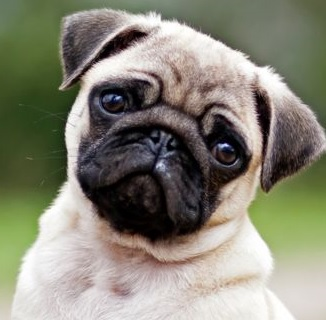
#> input picture parcial_3/lab_10/Affine_transformation/Ejercicio4/pugnew.jpg, 326 x 320 px
$ python ejercicio1.py
#> lines starting #> are read from the running program, lines starting #| are printed output that depends on the picture; long printed decimals are rounded
import cv2
import numpy as np
import math

# Reading the img
img = cv2.imread('pugnew.jpg',1)
#> img is the input picture: shape (320, 326, 3); mean B, G, R 118, 133.1, 134.6
img = cv2.resize(img,(600,600))
#> img: shape (600, 600, 3)
# dividing height and width by 2 to get the center of the img
height, width = img.shape[:2]
#> height = 600; width = 600

# matriz
angulo = 45
px= height/2
#> px = 300
py= width/2
#> py = 300
M = np.float32([[math.cos(angulo),math.sin(angulo),((1-math.cos(angulo)) * px) - (math.sin(angulo) * py)],
                [-math.sin(angulo),math.cos(angulo),(math.sin(angulo) * px) + ((1-math.cos(angulo)) * py)]])
print(M)
#| [[   0.5253    0.8509  -112.868   ]
#|  [  -0.8509     0.5253  397.674   ]]

cos = np.abs(M[0, 0])
#> cos = 0.525
sin = np.abs(M[0, 1])
#> sin = 0.851

# calcular las nuevas dimensiones delimitadoras de la imagen
newWidth = int((height * sin) + (width * cos))
#> newWidth = 825
newHheight = int((height * cos) + (width * sin))
#> newHheight = 825

# ajustar la matriz de rotación para tener en cuenta la traslación
M[0, 2] += (newWidth / 2) - px
M[1, 2] += (newHheight / 2) - py
print(M)
#| [[ 5.2532196e-01  8.5090351e-01 -3.6765289e-01]
#|  [-8.5090351e-01  5.2532196e-01  5.1017447e+02]]

# rotacion usando cv2.warpAffine
rotated_img = cv2.warpAffine(src=img, M=M, dsize=(newWidth, newHheight))
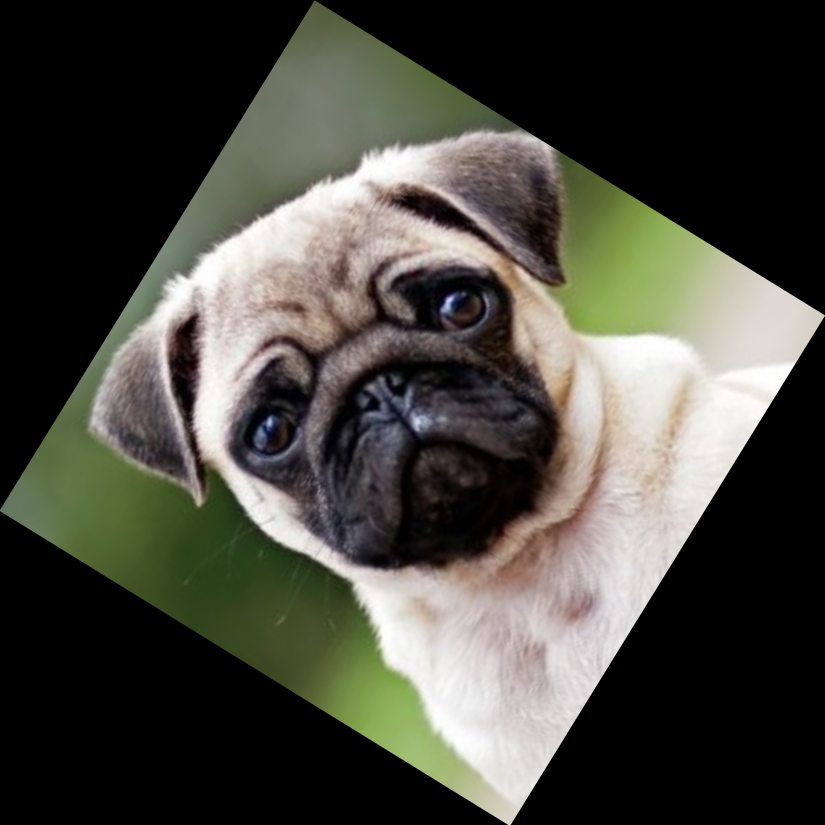
#> rotated_img: shape (825, 825, 3); mean B, G, R 62.3, 70.3, 71.2
print(len(rotated_img))
#| 825
print(len(rotated_img[0]))
#| 825

# rotated = imutils. rotate_bound(imagen,  -33)
# cv2. imshow("Rotado sin recortar", rotado)
# cv2. waitKey(0)

cv2.imshow('imgen Original ', img)
cv2.imshow('imgen Rotada ', rotated_img)

filename = 'RotadaCorrectPug.jpg'
cv2.imwrite(filename, rotated_img)

# wait indefinitely, press any key on keyboard to exit
cv2.waitKey(0)
cv2.destroyAllWindows()

$ run again, with parcial_3/lab_10/Affine_transformation/Ejercicio4/dog.jpg copied over parcial_3/lab_10/Affine_transformation/Ejercicio4/pugnew.jpg
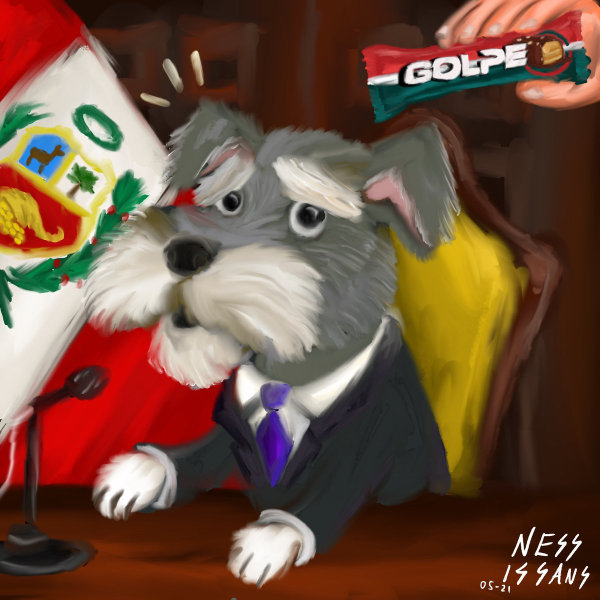
#> input picture parcial_3/lab_10/Affine_transformation/Ejercicio4/dog.jpg, 1200 x 1200 px (shown at 1/2 size)
#> img is the input picture: shape (1200, 1200, 3); mean B, G, R 62.8, 81.1, 112.9
#> `img = cv2.resize(img,(600,600))`:
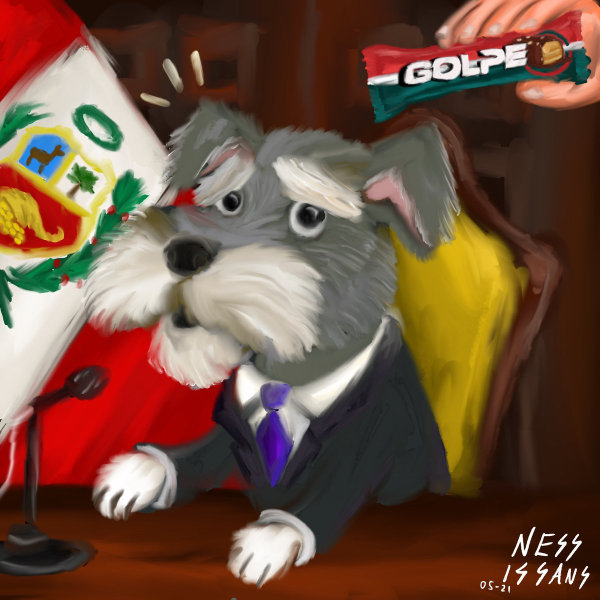
#> img: shape (600, 600, 3); mean B, G, R 62.9, 81.2, 113
#| [[   0.5253    0.8509  -112.868   ]
#|  [  -0.8509     0.5253  397.674   ]]
#| [[ 5.2532196e-01  8.5090351e-01 -3.6765289e-01]
#|  [-8.5090351e-01  5.2532196e-01  5.1017447e+02]]
#> `rotated_img = cv2.warpAffine(src=img, M=M, dsize=(newWidth, newHheight))`:
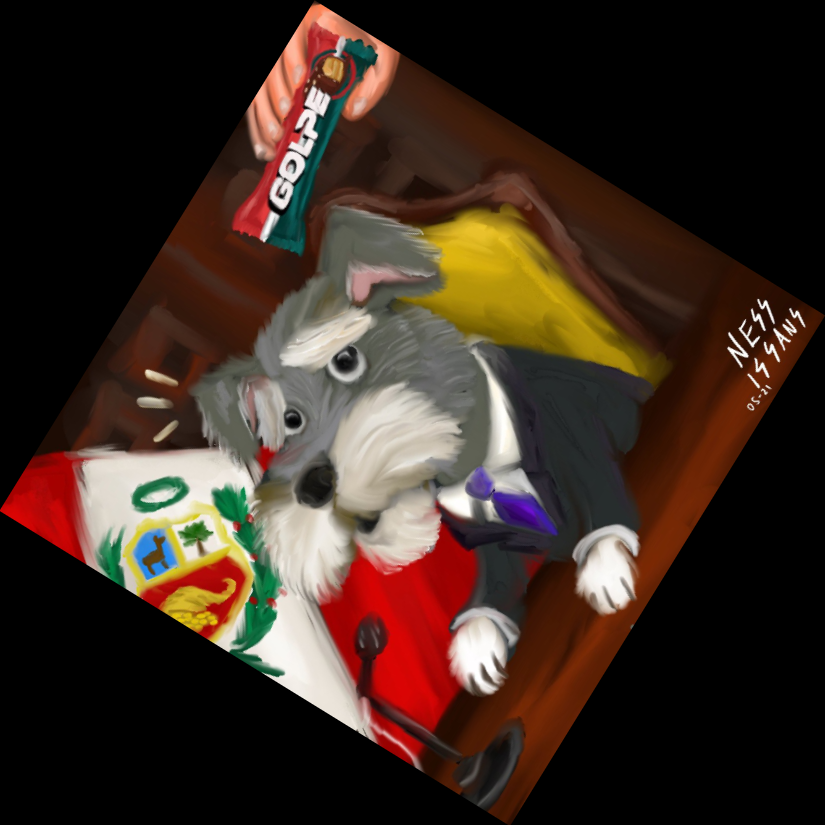
#> rotated_img: shape (825, 825, 3); mean B, G, R 33.3, 42.9, 59.8
#| 825
#| 825

$ run again, with parcial_3/lab_10/Affine_transformation/Ejercicio4/pug.jpg copied over parcial_3/lab_10/Affine_transformation/Ejercicio4/pugnew.jpg
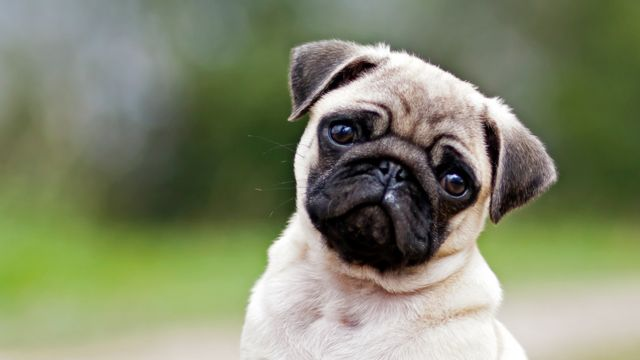
#> input picture parcial_3/lab_10/Affine_transformation/Ejercicio4/pug.jpg, 640 x 360 px
#> img is the input picture: shape (360, 640, 3); mean B, G, R 107.6, 135.5, 129.3
#> `img = cv2.resize(img,(600,600))`:
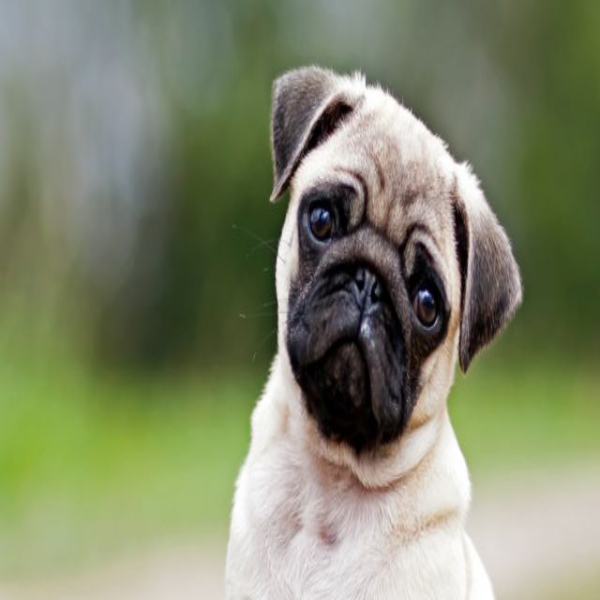
#> img: shape (600, 600, 3); mean B, G, R 107.6, 135.4, 129.2
#| [[   0.5253    0.8509  -112.868   ]
#|  [  -0.8509     0.5253  397.674   ]]
#| [[ 5.2532196e-01  8.5090351e-01 -3.6765289e-01]
#|  [-8.5090351e-01  5.2532196e-01  5.1017447e+02]]
#> `rotated_img = cv2.warpAffine(src=img, M=M, dsize=(newWidth, newHheight))`:
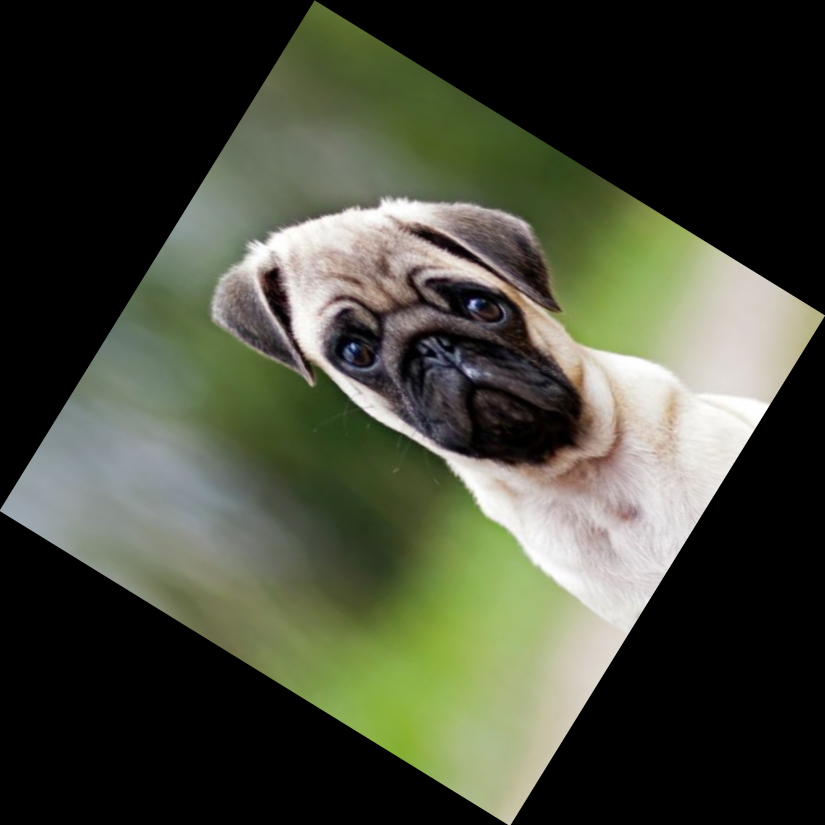
#> rotated_img: shape (825, 825, 3); mean B, G, R 56.9, 71.6, 68.4
#| 825
#| 825
